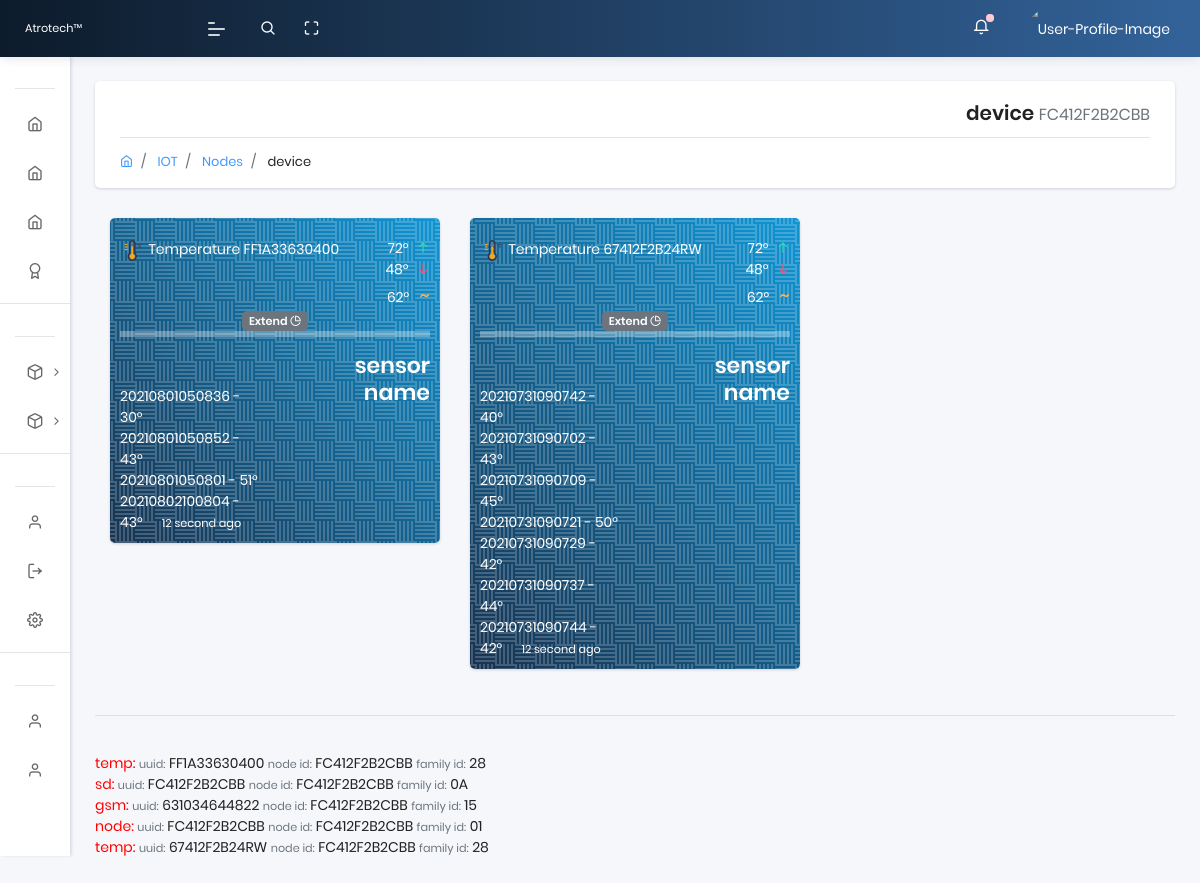
/nodes_detail/4/ (signed in), run on the app's committed database.
### app/models.py (models this page shows, shortened)
class Rom(models.Model):
    name = models.CharField(max_length=40, default='device name')
    UUID = models.CharField(max_length=20)
    family_id = models.CharField(max_length=20)
    node_id = models.CharField(max_length=20)
    updated_on = models.DateTimeField(auto_now= True)
    created_on = models.DateTimeField()

class Temp12(models.Model):
    UUID = models.CharField(max_length=20)
    temp = models.CharField(max_length=20)
    created_on = models.DateTimeField()
    class Meta:
        verbose_name = " سنسور دما Temp12 "
        verbose_name_plural = " سنسور های دما  Temp12 "

### app/views.py (the view)
# urls.py: path('nodes_detail/<int:id>/',views.nodes_detail,name='nodes_detail'),
@login_required(login_url="/login/")
def nodes_detail(request, id):
    uuid = models.User_uuid.objects.filter(user=request.user).values('UUID')
    devices = models.Rom.objects.filter(UUID__in=uuid, family_id='01')
    node = get_object_or_404(models.Rom, id=id)
    sensors = models.Rom.objects.filter(node_id=node.node_id)
    sensors_uuid = models.Rom.objects.filter(node_id=node.node_id).values('UUID')
    temp12 = models.Temp12.objects.filter(UUID__in=sensors_uuid)
    context = {
    'devices':devices,
    'node':node,
    'sensors':sensors,
    'temp12':temp12
    }
    context['segment'] = 'nodes_detail'
    html_template = loader.get_template( 'nodes_detail.html' )
    return HttpResponse(html_template.render(context, request))

### templates/nodes_detail.html (shortened to what this page needs)
{% extends "layouts/base.html" %}
{% block content %}
  <section class="pcoded-main-container">
      <div class="pcoded-content">
          <div class="page-header">
            <div class="page-block">
              <div class="row align-items-center">
                <div class="col-md-12">
                  <div class="page-header-title">
                    <h5 class="m-b-10" align="right" dir="rtl"> {{ node.name }} <small class="text-muted">{{ node.UUID }}</small> </h5>
                  </div>
                  <ul class="breadcrumb">
                    <li class="breadcrumb-item"><a href="index.html"><i class="feather icon-home"></i></a></li>
                    <li class="breadcrumb-item"><a href="#!"> IOT </a></li>
                    <li class="breadcrumb-item"><a href="#!"> Nodes </a></li>
                    <li class="breadcrumb-item"><a href="#!"> {{ node.name }} </a></li>
                  </ul>
                </div>
              </div>
            </div>
          </div>
      <div class="container">
        <div class="row">
         {% for Rom in sensors %}
             {% if Rom.family_id == "28" %}
               <div class="col-sm-4">
                     <div class="card bg-primary text-white">
                         <div class="card-body bg-patern-white">
                             <div class="row">
                                 <div class="col-auto">
                                   <img src="/static/assets/images/sensors/temp.png" width="25px">
                                   <span>Temperature</span>  {{ Rom.UUID }}
                                 </div>
                                 <div class="col text-right">
                                     <span class="text-white"> 72° <i class="feather icon-arrow-up ml-1 text-success"></i></span>
                                     <span class="text-white"> 48° <i class="feather icon-arrow-down ml-1 text-danger"></i></span>
                                     <span class="text-white"> 62° &nbsp;&nbsp;<span style="font-size: 20px;" class="text-warning">~</span> </span>
                                 </div>
                             </div>
                             <div align="center">
                               <a href="#!" class="badge badge-secondary collapsible">Extend <i class="feather icon-pie-chart"></i> </a>
                               <div class="collapsiblecontent" style="background-color:#ffffff4f;">
                               </div>
                             </div>
                             <div class="row mt-3">
                                 <div class="col">
                                       {% for Temp12 in temp12 %}
                                          {% if Rom.UUID == Temp12.UUID %}
                                            <br>  {{ Temp12.created_on|date:'YmdHms' }} - {{ Temp12.temp }}°
                                          {% endif %}
                                       {% endfor %}
                                     <small class="ml-3"> 12 second ago </small>
                                 </div>
                                 <div class="col">
                                     <a href="#"><h4 class="m-0 text-white text-right"> sensor name  </h4></a>
                                 </div>
                             </div>
                         </div>
                     </div>
                </div>
             {% endif %}
         {% endfor %}
        </div>
      </div>
<hr><br>
         {% for Rom in sensors %}
             {% if Rom.family_id == "28" %}
               <span style="color:red;"> temp: </span>
             {% endif %}
             {% if Rom.family_id == "01" %}
               <span style="color:red;"> node: </span>
             {% endif %}
             {% if Rom.family_id == "15" %}
               <span style="color:red;"> gsm: </span>
             {% endif %}
             {% if Rom.family_id == "0A" %}
               <span style="color:red;"> sd: </span>
             {% endif %}
              <small class="text-muted">uuid:</small> {{ Rom.UUID }}
              <small class="text-muted">node id:</small> {{ Rom.node_id }}
              <small class="text-muted">family id:</small> {{ Rom.family_id }}
              <br>
          {% endfor %}
        </div>
    </section>
{% endblock content %}

### templates/layouts/base.html (shortened to what this page needs)
<!DOCTYPE html>
<html lang="en">
<head>
    <link rel="stylesheet" href="/static/assets/css/style.css">
</head>
<body class="">
    {% include 'includes/sidebar.html' %}
    {% include 'includes/navigation.html' %}
    {% block content %}{% endblock content %}
</body>
</html>

### templates/includes/sidebar.html (shortened to what this page needs)
	<nav class="pcoded-navbar menupos-fixed menu-light ">
		<div class="navbar-wrapper  ">
			<div class="navbar-content scroll-div " >
				<ul class="nav pcoded-inner-navbar ">
					<li class="nav-item pcoded-menu-caption">
					</li>
					<li class="nav-item">
					    <a href="/" class="nav-link ">
                <span class="pcoded-micon"> <i class="feather icon-home"></i> </span>
							</a>
					</li>
					<li class="nav-item">
					    <a href="{% url 'app:nodes' %}" class="nav-link ">
                <span class="pcoded-micon"> <i class="feather icon-home"></i> </span>
							</a>
					</li>
					<li class="nav-item">
					    <a href="{% url 'app:sensors' %}" class="nav-link ">
                <span class="pcoded-micon"> <i class="feather icon-home"></i> </span>
							</a>
					</li>
					<li class="nav-item">
					    <a href="#" class="nav-link ">
                <span class="pcoded-micon"> <i class="feather icon-award"></i> </span>
							</a>
					</li>
					<li class="nav-item pcoded-menu-caption">
					</li>
					{% for Rom in devices %}
					<li class="nav-item pcoded-hasmenu">
						<a href="#!" class="nav-link "><span class="pcoded-micon"><i class="feather icon-box"></i></span><span class="pcoded-mtext"> {{ Rom.name }} </span></a>
					</li>
					{% endfor %}
					<li class="nav-item pcoded-menu-caption">
					</li>
					<li class="nav-item">
					    <a href="/profile" class="nav-link "><span class="pcoded-micon">
						    <i class="feather icon-user"></i></span><span class="pcoded-mtext"> پروفایل </span>
						  </a>
					</li>
					<li class="nav-item">
					    <a href="{% url 'logout' %}" class="nav-link "><span class="pcoded-micon">
						    <i class="feather icon-log-out"></i></span><span class="pcoded-mtext"> خروج </span>
						  </a>
					</li>
					<li class="nav-item">
					    <a target="_blank" rel="noopener" href="https://appseed.us/support" class="nav-link "><span class="pcoded-micon">
						    <i class="feather icon-settings"></i></span><span class="pcoded-mtext"> تنظیمات </span>
					  	</a>
					</li>
					<li class="nav-item pcoded-menu-caption">
					</li>
					<li class="nav-item">
					    <a href="{% url 'logout' %}" class="nav-link "><span class="pcoded-micon">
						    <i class="feather icon-user"></i></span><span class="pcoded-mtext"> مستندات </span>
						  </a>
					</li>
					<li class="nav-item">
					    <a href="{% url 'logout' %}" class="nav-link "><span class="pcoded-micon">
						    <i class="feather icon-user"></i></span><span class="pcoded-mtext"> سوالات متداول </span>
						  </a>
					</li>
					<li class="nav-item">
					    <a target="_blank" rel="noopener" href="https://appseed.us/support" class="nav-link ">
					  	</a>
					</li>
<br><hr><br>
				</ul>
			</div>
		</div>
	</nav>

### templates/includes/navigation.html (shortened to what this page needs)
	<header class="navbar pcoded-header navbar-expand-lg navbar-light headerpos-fixed header-blue">
        <div class="m-header">
            <a class="mobile-menu" id="mobile-collapse" href="#!"><span></span></a>
            <a href="#!" class="b-brand">
                <img src="/static/assets/images/logo.png" alt="" class="logo"><small>Atrotech™</small>
            </a>
        </div>
        <div class="collapse navbar-collapse">
            <ul class="navbar-nav mr-auto">
                <li class="nav-item">
                    <a href="#!" class="pop-search"><i class="feather icon-search"></i></a>
                </li>
                <li class="nav-item">
                    <a href="#!" class="full-screen" onclick="javascript:toggleFullScreen()"><i class="feather icon-maximize"></i></a>
                </li>
            </ul>
            <ul class="navbar-nav ml-auto">
                <li>
                    <div class="dropdown">
                        <a class="dropdown-toggle" href="#" data-toggle="dropdown"><i class="icon feather icon-bell"></i><span class="badge bg-danger"></span></a>
                    </div>
                </li>
                <li>
                    <div class="dropdown drp-user">
                        <a href="#!" class="dropdown-toggle" data-toggle="dropdown">
                            <img src="/static/assets/images/user/default.png" class="img-radius wid-40" alt="User-Profile-Image">
                        </a>
                    </div>
                </li>
            </ul>
        </div>
    </header>

### data on the page
Rom: name "device", UUID "FC412F2B2CBB", shows "node:", node_id "FC412F2B2CBB", family_id "01"
Rom: UUID "FF1A33630400", shows "temp:", node_id "FC412F2B2CBB", family_id "28"
Temp12: created_on "20210801050836", temp "30"
Temp12: created_on "20210801050852", temp "43"
Temp12: created_on "20210801050801", temp "51"
Temp12: created_on "20210802100804", temp "43"
Rom: UUID "67412F2B24RW", shows "temp:", node_id "FC412F2B2CBB", family_id "28"
Temp12: created_on "20210731090742", temp "40"
Temp12: created_on "20210731090702", temp "43"
Temp12: created_on "20210731090709", temp "45"
Temp12: created_on "20210731090721", temp "50"
Temp12: created_on "20210731090729", temp "42"
Temp12: created_on "20210731090737", temp "44"
Temp12: created_on "20210731090744", temp "42"
Rom: shows "sd:", UUID "FC412F2B2CBB", node_id "FC412F2B2CBB", family_id "0A"
Rom: shows "gsm:", UUID "631034644822", node_id "FC412F2B2CBB", family_id "15"
